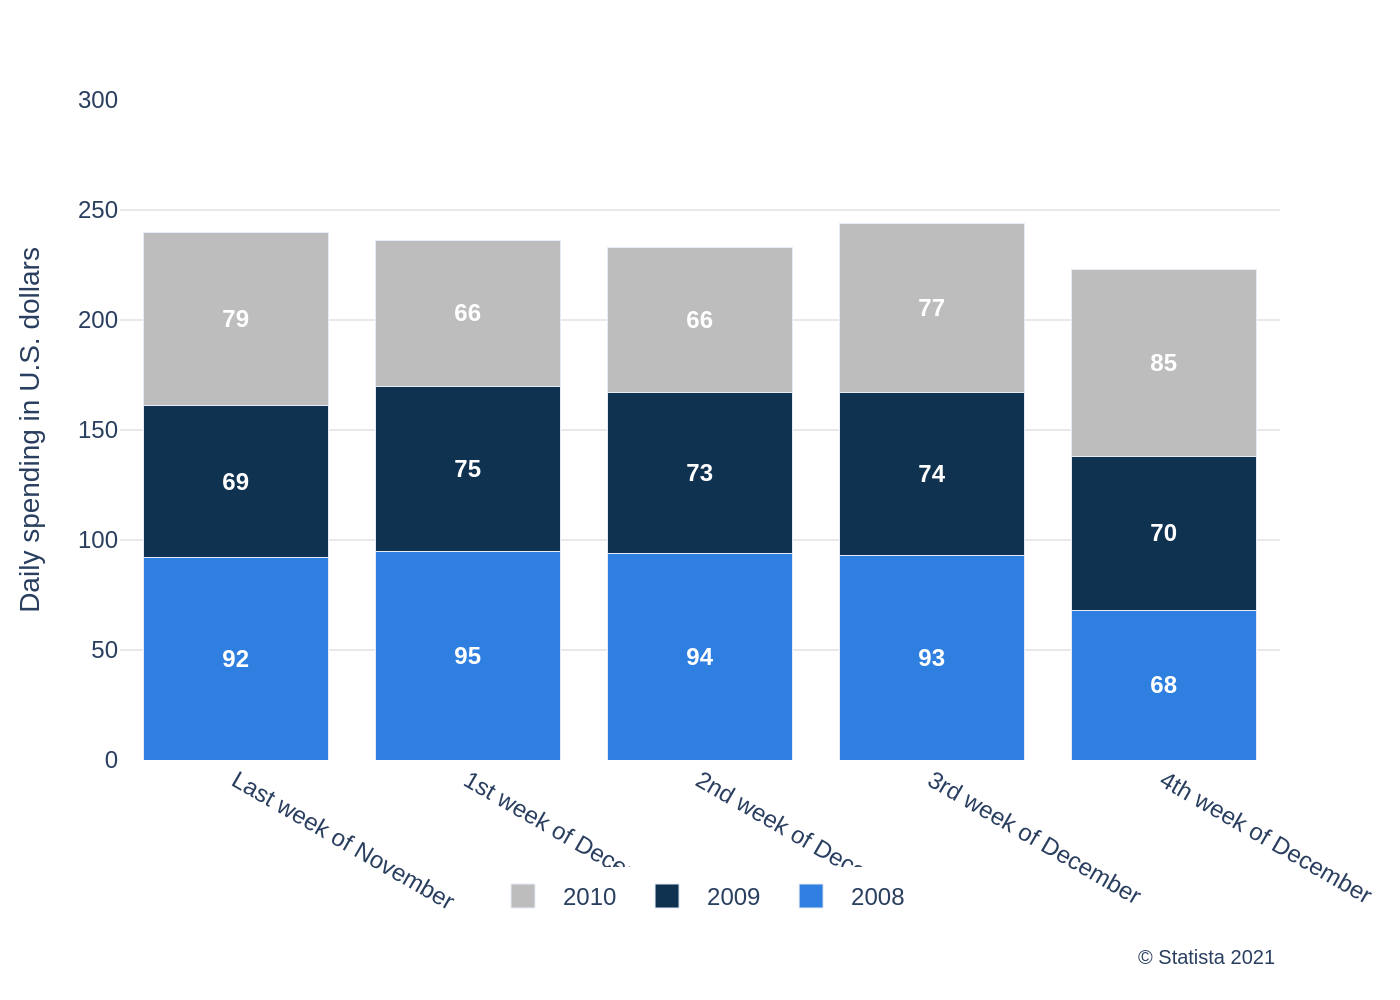

Here is the Python script that generated this plot:
import sys
import json
import os
import plotly.graph_objects as go

# Check for command-line argument
if len(sys.argv) != 2:
    print(f"Usage: python {os.path.basename(__file__)} <json_file_path>")
    sys.exit(1)

json_file_path = sys.argv[1]

# Check if the JSON file exists
if not os.path.exists(json_file_path):
    print(f"Error: JSON file not found at '{json_file_path}'")
    sys.exit(1)

# Read data from the specified JSON file
with open(json_file_path, 'r', encoding='utf-8') as f:
    chart_info = json.load(f)

# Extract data for plotting
chart_data = chart_info.get('chart_data', [])
texts = chart_info.get('texts', {})
colors = chart_info.get('colors', [])

# Initialize the figure
fig = go.Figure()

# Add a trace for each data series
for i, series in enumerate(chart_data):
    # Format text for bold appearance inside bars
    bar_texts = [f'<b>{val}</b>' for val in series['y']]
    
    fig.add_trace(go.Bar(
        x=series['x'],
        y=series['y'],
        name=series['name'],
        marker_color=colors[i % len(colors)],
        text=bar_texts,
        textposition='inside',
        textfont=dict(
            family="Arial",
            size=12,
            color='white'
        ),
        insidetextanchor='middle'
    ))

# Combine title and subtitle if they exist
title_text = texts.get('title')
subtitle_text = texts.get('subtitle')
full_title = ""
if title_text:
    full_title += title_text
if subtitle_text:
    full_title += f"<br><sub>{subtitle_text}</sub>"

# Update layout
fig.update_layout(
    barmode='stack',
    title_text=full_title if full_title else None,
    yaxis=dict(
        title_text=texts.get('y_axis_title'),
        range=[0, 300],
        tick0=0,
        dtick=50,
        gridcolor='#e9e9e9'
    ),
    xaxis=dict(
        title_text=texts.get('x_axis_title'),
        tickfont=dict(size=12)
    ),
    legend=dict(
        orientation='h',
        yanchor='bottom',
        y=-0.25,
        xanchor='center',
        x=0.5
    ),
    plot_bgcolor='white',
    paper_bgcolor='white',
    font=dict(
        family="Arial",
        size=12
    ),
    margin=dict(l=60, r=30, t=50, b=120)
)

# Add source annotation
fig.add_annotation(
    text=texts.get('source'),
    align='right',
    showarrow=False,
    xref='paper',
    yref='paper',
    x=1.0,
    y=-0.32,
    xanchor='right',
    yanchor='bottom',
    font=dict(size=10)
)

# Determine the output filename from the input JSON path
base_filename = os.path.splitext(os.path.basename(json_file_path))[0]
output_filename = f"{base_filename}.png"

# Save the figure to a PNG file
fig.write_image(output_filename, scale=2)

print(f"Chart saved as {output_filename}")
